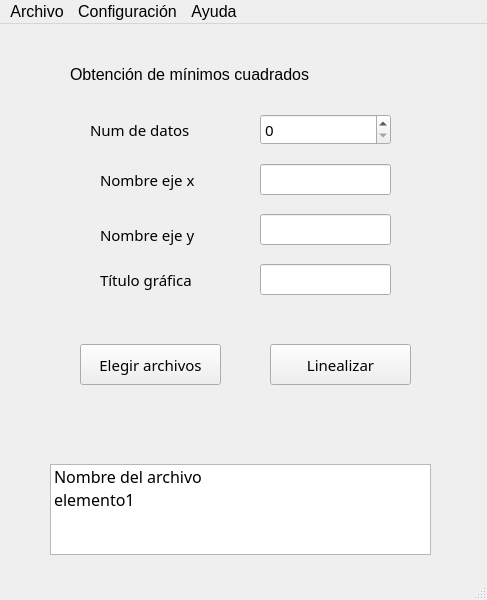
<?xml version="1.0" encoding="UTF-8"?>
<ui version="4.0">
 <class>MainWindow</class>
 <widget class="QMainWindow" name="MainWindow">
  <property name="geometry">
   <rect>
    <x>0</x>
    <y>0</y>
    <width>487</width>
    <height>600</height>
   </rect>
  </property>
  <property name="font">
   <font>
    <family>Arial</family>
    <pointsize>12</pointsize>
   </font>
  </property>
  <property name="windowTitle">
   <string>MainWindow</string>
  </property>
  <widget class="QWidget" name="centralwidget">
   <widget class="QLabel" name="label">
    <property name="geometry">
     <rect>
      <x>90</x>
      <y>80</y>
      <width>161</width>
      <height>51</height>
     </rect>
    </property>
    <property name="font">
     <font>
      <family>Calisto MT</family>
      <pointsize>11</pointsize>
     </font>
    </property>
    <property name="text">
     <string>Num de datos</string>
    </property>
   </widget>
   <widget class="QLabel" name="label_2">
    <property name="geometry">
     <rect>
      <x>100</x>
      <y>140</y>
      <width>121</width>
      <height>31</height>
     </rect>
    </property>
    <property name="font">
     <font>
      <family>Calisto MT</family>
      <pointsize>11</pointsize>
     </font>
    </property>
    <property name="text">
     <string>Nombre eje x</string>
    </property>
   </widget>
   <widget class="QLabel" name="label_3">
    <property name="geometry">
     <rect>
      <x>100</x>
      <y>190</y>
      <width>141</width>
      <height>41</height>
     </rect>
    </property>
    <property name="font">
     <font>
      <family>Calisto MT</family>
      <pointsize>11</pointsize>
     </font>
    </property>
    <property name="text">
     <string>Nombre eje y</string>
    </property>
   </widget>
   <widget class="QLabel" name="label_4">
    <property name="geometry">
     <rect>
      <x>100</x>
      <y>230</y>
      <width>141</width>
      <height>51</height>
     </rect>
    </property>
    <property name="font">
     <font>
      <family>Calisto MT</family>
      <pointsize>11</pointsize>
     </font>
    </property>
    <property name="text">
     <string>Título gráfica</string>
    </property>
   </widget>
   <widget class="QSpinBox" name="Num_datos">
    <property name="geometry">
     <rect>
      <x>260</x>
      <y>90</y>
      <width>131</width>
      <height>31</height>
     </rect>
    </property>
    <property name="font">
     <font>
      <family>Calisto MT</family>
      <pointsize>11</pointsize>
     </font>
    </property>
   </widget>
   <widget class="QLineEdit" name="Nom_ejex">
    <property name="geometry">
     <rect>
      <x>260</x>
      <y>140</y>
      <width>131</width>
      <height>31</height>
     </rect>
    </property>
    <property name="font">
     <font>
      <family>Calisto MT</family>
      <pointsize>11</pointsize>
     </font>
    </property>
   </widget>
   <widget class="QLineEdit" name="Nom_ejey">
    <property name="geometry">
     <rect>
      <x>260</x>
      <y>190</y>
      <width>131</width>
      <height>31</height>
     </rect>
    </property>
    <property name="font">
     <font>
      <family>Calisto MT</family>
      <pointsize>11</pointsize>
     </font>
    </property>
   </widget>
   <widget class="QLineEdit" name="Titulo_grafica">
    <property name="geometry">
     <rect>
      <x>260</x>
      <y>240</y>
      <width>131</width>
      <height>31</height>
     </rect>
    </property>
    <property name="font">
     <font>
      <family>Calisto MT</family>
      <pointsize>11</pointsize>
     </font>
    </property>
   </widget>
   <widget class="QPushButton" name="Boton_ElegirA">
    <property name="geometry">
     <rect>
      <x>80</x>
      <y>320</y>
      <width>141</width>
      <height>41</height>
     </rect>
    </property>
    <property name="font">
     <font>
      <family>Calisto MT</family>
      <pointsize>11</pointsize>
     </font>
    </property>
    <property name="text">
     <string>Elegir archivos</string>
    </property>
   </widget>
   <widget class="QPushButton" name="Boton_Linealizar">
    <property name="geometry">
     <rect>
      <x>270</x>
      <y>320</y>
      <width>141</width>
      <height>41</height>
     </rect>
    </property>
    <property name="font">
     <font>
      <family>Calisto MT</family>
      <pointsize>11</pointsize>
     </font>
    </property>
    <property name="text">
     <string>Linealizar</string>
    </property>
   </widget>
   <widget class="QListWidget" name="Nom_Archivos">
    <property name="geometry">
     <rect>
      <x>50</x>
      <y>440</y>
      <width>381</width>
      <height>91</height>
     </rect>
    </property>
    <property name="font">
     <font>
      <family>Calisto MT</family>
     </font>
    </property>
    <item>
     <property name="text">
      <string>Nombre del archivo</string>
     </property>
    </item>
    <item>
     <property name="text">
      <string>elemento1</string>
     </property>
    </item>
   </widget>
   <widget class="QLabel" name="OpcLinealizador">
    <property name="geometry">
     <rect>
      <x>70</x>
      <y>40</y>
      <width>331</width>
      <height>21</height>
     </rect>
    </property>
    <property name="text">
     <string>Obtención de mínimos cuadrados</string>
    </property>
   </widget>
  </widget>
  <widget class="QMenuBar" name="menubar">
   <property name="geometry">
    <rect>
     <x>0</x>
     <y>0</y>
     <width>487</width>
     <height>26</height>
    </rect>
   </property>
   <widget class="QMenu" name="menuasdf">
    <property name="title">
     <string>Archivo</string>
    </property>
    <addaction name="actionNuevo"/>
    <addaction name="actionAbrir"/>
    <addaction name="separator"/>
    <addaction name="actionEditar"/>
    <addaction name="actionGuardar_2"/>
    <addaction name="actionGuardar_como_2"/>
    <addaction name="separator"/>
    <addaction name="actionSalir"/>
   </widget>
   <widget class="QMenu" name="menuTipo">
    <property name="title">
     <string>Configuración</string>
    </property>
    <widget class="QMenu" name="menuTipo_de_linealizaci_n">
     <property name="title">
      <string>Tipo de linealización</string>
     </property>
     <addaction name="actionMinimosCuadrados"/>
     <addaction name="actionPotencial"/>
     <addaction name="actionExponencial"/>
     <addaction name="actionPolinomica"/>
    </widget>
    <addaction name="menuTipo_de_linealizaci_n"/>
    <addaction name="actionEscribir_ecuaci_n"/>
   </widget>
   <widget class="QMenu" name="menuAyuda">
    <property name="title">
     <string>Ayuda</string>
    </property>
    <addaction name="action_Como_usar_la_interfaz"/>
    <addaction name="actionCreditos"/>
   </widget>
   <addaction name="menuasdf"/>
   <addaction name="menuTipo"/>
   <addaction name="menuAyuda"/>
  </widget>
  <widget class="QStatusBar" name="statusbar"/>
  <action name="actionEditar">
   <property name="text">
    <string>Editar</string>
   </property>
  </action>
  <action name="actionGuardar_como">
   <property name="text">
    <string>Guardar como</string>
   </property>
  </action>
  <action name="actionGuardar_2">
   <property name="text">
    <string>Guardar</string>
   </property>
  </action>
  <action name="actionAbrir">
   <property name="text">
    <string>Abrir</string>
   </property>
  </action>
  <action name="actionM_nimos_cuadrados">
   <property name="text">
    <string>Mínimos cuadrados</string>
   </property>
  </action>
  <action name="actionLinealizaci_n_logaritmica">
   <property name="text">
    <string>Logaritmica</string>
   </property>
  </action>
  <action name="actionSemi_Logaritmica">
   <property name="text">
    <string>Semi-Logaritmica</string>
   </property>
  </action>
  <action name="actionMinimosCuadrados">
   <property name="text">
    <string>Mínimos cuadrados</string>
   </property>
  </action>
  <action name="actionPotencial">
   <property name="text">
    <string>Potencial (Logaritmica)</string>
   </property>
  </action>
  <action name="actionExponencial">
   <property name="text">
    <string>Exponencial (SemiLogaritmica)</string>
   </property>
  </action>
  <action name="actionM_todo_de_potencia">
   <property name="text">
    <string>Método de potencia</string>
   </property>
  </action>
  <action name="actionPolinomica">
   <property name="text">
    <string>Polinomica</string>
   </property>
  </action>
  <action name="actionEscribir_ecuaci_n">
   <property name="text">
    <string>Escribir ecuación</string>
   </property>
  </action>
  <action name="actionCreditos">
   <property name="text">
    <string>Acerca de graphandline</string>
   </property>
  </action>
  <action name="action_Como_usar_la_interfaz">
   <property name="text">
    <string>¿Como usar graphandline?</string>
   </property>
  </action>
  <action name="actionGuardar_como_2">
   <property name="text">
    <string>Guardar como</string>
   </property>
  </action>
  <action name="actionNuevo">
   <property name="text">
    <string>Nuevo</string>
   </property>
  </action>
  <action name="actionSalir">
   <property name="text">
    <string>Salir</string>
   </property>
  </action>
 </widget>
 <resources/>
 <connections/>
</ui>
